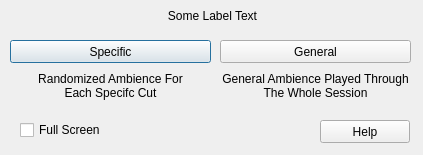
<?xml version="1.0" encoding="UTF-8"?>
<ui version="4.0">
 <class>typeofambienceDialog</class>
 <widget class="QDialog" name="typeofambienceDialog">
  <property name="geometry">
   <rect>
    <x>0</x>
    <y>0</y>
    <width>423</width>
    <height>155</height>
   </rect>
  </property>
  <property name="windowTitle">
   <string>Dialog</string>
  </property>
  <widget class="QLabel" name="specifcdescription">
   <property name="geometry">
    <rect>
     <x>30</x>
     <y>70</y>
     <width>161</width>
     <height>31</height>
    </rect>
   </property>
   <property name="text">
    <string>Randomized Ambience For Each Specifc Cut</string>
   </property>
   <property name="alignment">
    <set>Qt::AlignCenter</set>
   </property>
   <property name="wordWrap">
    <bool>true</bool>
   </property>
  </widget>
  <widget class="QLabel" name="generaldescription">
   <property name="geometry">
    <rect>
     <x>220</x>
     <y>70</y>
     <width>191</width>
     <height>31</height>
    </rect>
   </property>
   <property name="text">
    <string>General Ambience Played Through The Whole Session</string>
   </property>
   <property name="alignment">
    <set>Qt::AlignCenter</set>
   </property>
   <property name="wordWrap">
    <bool>true</bool>
   </property>
  </widget>
  <widget class="QPushButton" name="specifcButton">
   <property name="geometry">
    <rect>
     <x>10</x>
     <y>40</y>
     <width>201</width>
     <height>23</height>
    </rect>
   </property>
   <property name="text">
    <string>Specific</string>
   </property>
  </widget>
  <widget class="QPushButton" name="generalButton">
   <property name="geometry">
    <rect>
     <x>220</x>
     <y>40</y>
     <width>191</width>
     <height>23</height>
    </rect>
   </property>
   <property name="text">
    <string>General</string>
   </property>
  </widget>
  <widget class="QPushButton" name="helpButton">
   <property name="geometry">
    <rect>
     <x>320</x>
     <y>120</y>
     <width>90</width>
     <height>23</height>
    </rect>
   </property>
   <property name="text">
    <string>Help</string>
   </property>
  </widget>
  <widget class="QCheckBox" name="checkBox">
   <property name="geometry">
    <rect>
     <x>20</x>
     <y>120</y>
     <width>181</width>
     <height>20</height>
    </rect>
   </property>
   <property name="text">
    <string>Full Screen</string>
   </property>
  </widget>
  <widget class="QLabel" name="label">
   <property name="geometry">
    <rect>
     <x>17</x>
     <y>0</y>
     <width>391</width>
     <height>31</height>
    </rect>
   </property>
   <property name="text">
    <string>Some Label Text</string>
   </property>
   <property name="alignment">
    <set>Qt::AlignCenter</set>
   </property>
   <property name="wordWrap">
    <bool>true</bool>
   </property>
  </widget>
 </widget>
 <resources/>
 <connections/>
</ui>
